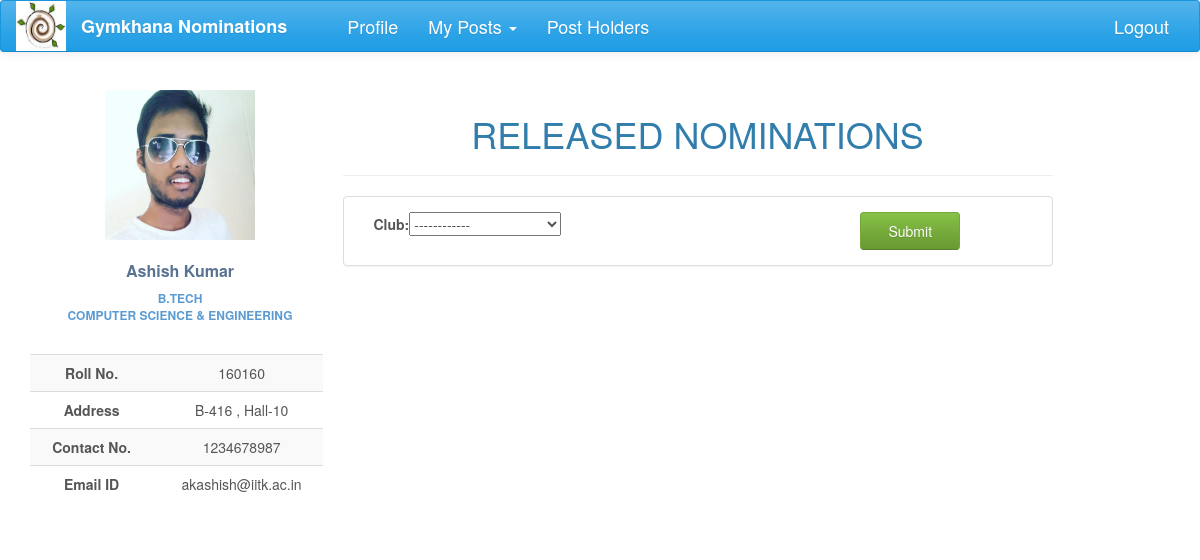
Page /nominations/ (signed in) on the earlier database version.
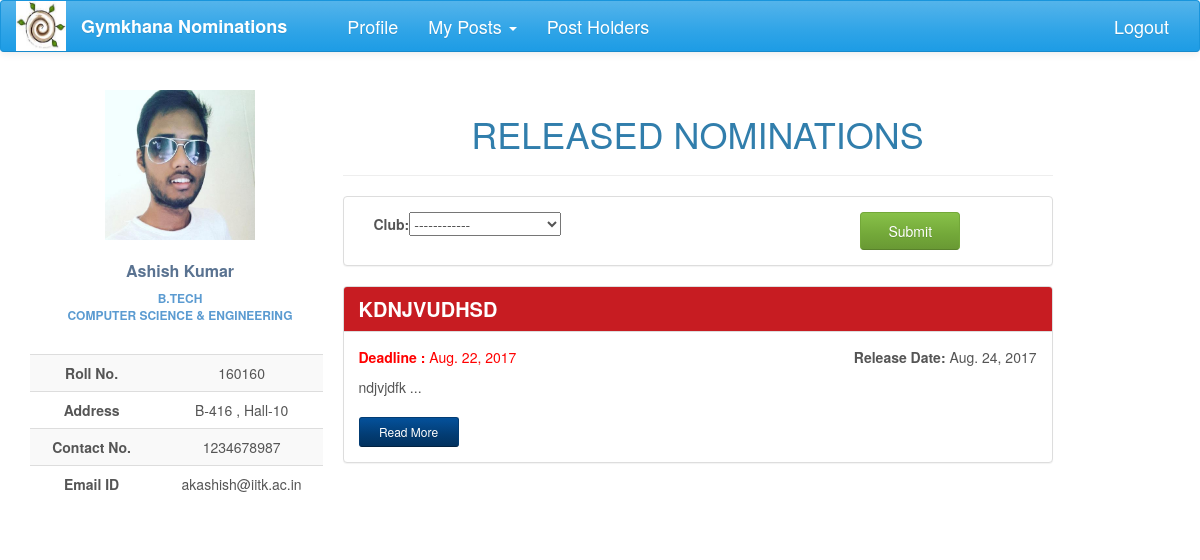
Same page on the later database version.
### nomi/models.py (models this page shows, shortened)
class Nomination(models.Model):
    name = models.CharField(max_length=200)
    description = models.TextField(max_length=20000, null=True, blank=True)
    brief_desc = models.TextField(max_length=300, null=True, blank=True)
    nomi_post = models.ForeignKey(Post, null=True)
    nomi_form = models.OneToOneField('forms.Questionnaire', null=True, blank=True)
    nomi_session = models.IntegerField(null=True)
    status = models.CharField(max_length=50, choices=STATUS, default='Nomination created')
    result_approvals = models.ManyToManyField(Post, related_name='result_approvals', symmetrical=False, blank=True)
    nomi_approvals = models.ManyToManyField(Post, related_name='nomi_approvals', symmetrical=False, blank=True)
    group_status = models.CharField(max_length=50, choices=GROUP_STATUS, default='normal')
    tags = models.ManyToManyField(Club, related_name='club_nomi', symmetrical=False, blank=True)
    opening_date = models.DateField(null=True, blank=True)
    re_opening_date = models.DateField(null=True, blank=True, editable=True)
    deadline = models.DateField(null=True, blank=True, editable=True)
    interview_panel = models.ManyToManyField(User, related_name='panel', symmetrical=False, blank=True)

### nomi/views.py (the view, shortened to what this page needs)
@login_required
def index(request):
    if request.user.is_authenticated:
        try:
            today = datetime.now()
            posts = Post.objects.filter(post_holders=request.user)
            username = UserProfile.objects.get(user=request.user)
            club_filter = ClubFilter(request.POST or None)
            grouped_nomi = GroupNomination.objects.filter(status='out')
            nomi = Nomination.objects.filter(group_status='normal').filter(status='Nomination out')
            re_nomi = Nomination.objects.filter(group_status='normal').\
                filter(status='Interview period and Nomination reopened')
            nomi = nomi | re_nomi
            result_query = sorted(chain(nomi, grouped_nomi), key=attrgetter('opening_date'), reverse=True)
            return render(request, 'index1.html', context={'posts': posts, 'username': username,
                                                           'club_filter': club_filter, 'today': today,
                                                           'result_query': result_query})
        except ObjectDoesNotExist:
            profile = UserProfile.objects.create(user=request.user)
            pk = profile.pk
            return HttpResponseRedirect(reverse('profile_update', kwargs={'pk': pk}))
    else:
        return HttpResponseRedirect(reverse('login'))

### nomi/forms.py
class ClubFilter(forms.Form):
    def __init__(self, *args, **kwargs):
        super(ClubFilter, self).__init__(*args, **kwargs)
        self.fields["club"] = forms.ChoiceField( choices=[('', '------------')] + [(o.id, o) for o in Club.objects.all()],
                                                 widget=forms.Select)

### nomi/global_contexts.py (called while the page is built)
def context(request):
    if request.user.is_authenticated:
        try:
            my_profile = UserProfile.objects.get(user=request.user)
            my_posts = Post.objects.filter(post_holders=request.user)
            interviews = Nomination.objects.filter(interview_panel=request.user)
            length = len(my_posts)
            senate = False
            for post in my_posts:
                if post.perms == 'can ratify the post':
                    senate = True
            return {'my_posts': my_posts, 'my_profile': my_profile, 'senate': senate, 'length': length,
                    'interviews': interviews}
        except ObjectDoesNotExist:
            return {'my_posts': 0, 'my_profile': 0}
    else:
        return {'my_posts': 0, 'my_profile': 0}

### nomi/models.py (called while the page is built)
    def __str__(self):
        return self.club_name

### nomi/templates/index1.html (shortened to what this page needs)
{% extends 'base2.html' %}
{% load staticfiles %}
{% load bootstrap %}
{% load temp_tags %}
{% block content %}
<div class="profile-content ">
                <br>
                  <h1 style="text-align: center">RELEASED NOMINATIONS</h1>
                    <hr>
             <div class="panel panel-default">
                  <div class="panel-body">
                    <form action="" method="post">
                        <div class = col-lg-8 >
                           {{club_filter|bootstrap_horizontal}}
                        </div>
                    <div class="col-lg-3 text-center">
                        <input type="submit" value="Submit" class="btn-success btn nomi-filter" />
                    </div>
                    </form>
                  </div>
                </div>
                    {% for nomi in result_query %}
                    {% if nomi|to_class_name == 'Nomination' %}
                            {% if nomi.deadline < today.date  %}
                                <div  class="panel panel-danger">
                                    <div class="panel-heading">
                                        <h3 class="panel-title" style="font-weight: bolder; font-size: 20px">{{ nomi.name.upper }} </h3>
                                    </div>
                                    <div class="panel-body">
                                        <div class="row">
                                            <div class=" col-lg-6">
                                                <p style="color:red"><span style="font-weight:bolder"> Deadline :  </span>{{nomi.deadline}}</p>
                                            </div>
                                            <div class="text-right col-lg-6">
                                                <span style="font-weight: bold">Release Date: </span> {{nomi.opening_date}}
                                            </div>
                                        </div>
                                        {% autoescape off %}
                                            <p>{{nomi.description|slice:":250"}} ...</p>
                                        {% endautoescape %}
                                        <a href="{% url 'nomi_detail' nomi_pk=nomi.pk %}"
                                           class="btn btn-sm read-more-button btn-info">Read More</a>
                                    </div>
                                </div>
                            {% endif %}
                        {% endif %}
                    {% endfor %}
    </div>
</div>
{% endblock %}

Differences in the rows shown:
now on this page (row edited): Nomination: name "KDNJVUDHSD", deadline "Aug. 22, 2017", opening_date "Aug. 24, 2017", description "ndjvjdfk"
